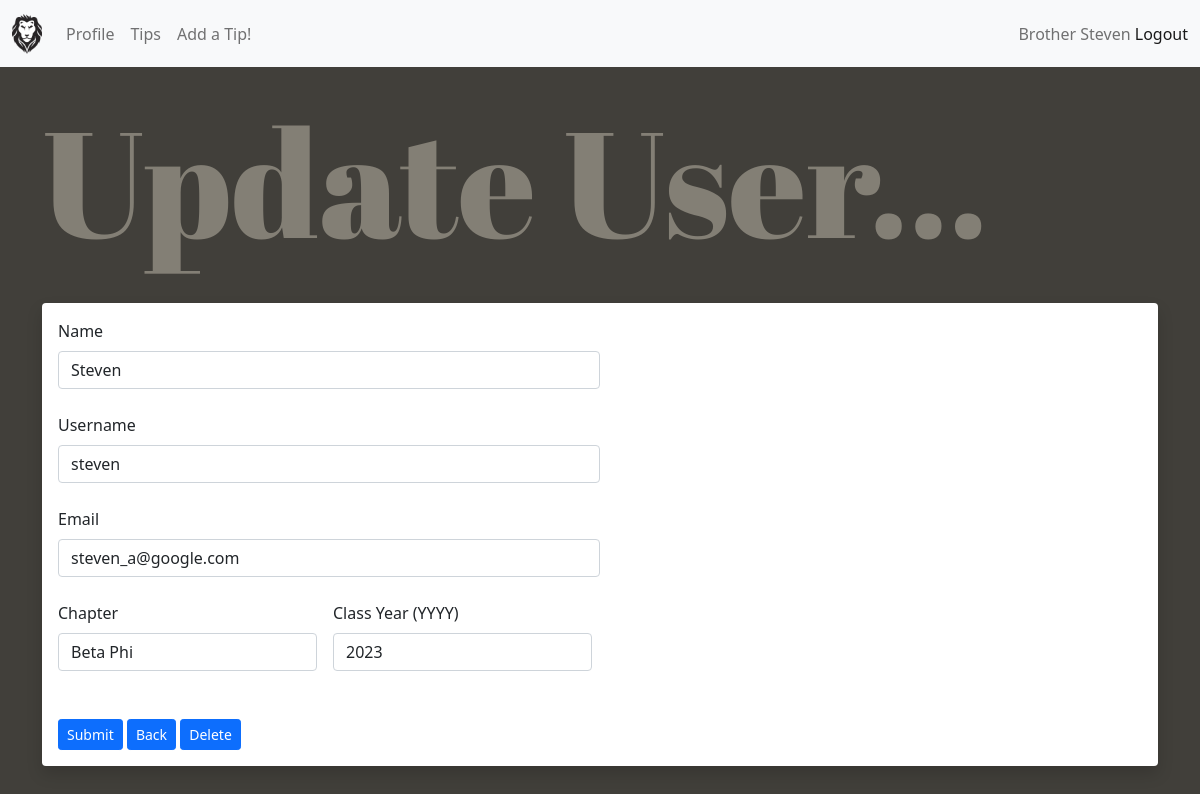
The app's page /update/1 (signed in) with its own data.
### routes.py (models this page shows, shortened)
class Users(UserMixin, db.Model):
    id = db.Column(db.Integer, primary_key=True)
    username = db.Column(db.String(200), unique=True)
    name = db.Column(db.String(200), nullable=False)
    email = db.Column(db.String(120), unique=True)
    chapter_letters = db.Column(db.String(120))
    class_year = db.Column(db.Integer())
    date_added = db.Column(db.DateTime, default=datetime.now)
    password_hash = db.Column(db.String(128))
    tips = db.relationship('TipPost', backref="poster")
    comments = db.relationship('Comment', backref='poster', passive_deletes=True)
    likes = db.relationship('Like', backref='poster', passive_deletes=True)
    @property
    def password(self):
        raise AttributeError('password is not a readable attribute!')

### routes.py (the view)
@app.route('/update/<int:id>', methods=['GET', 'POST'])
@login_required
def update(id):
    form = RegisterForm()
    name_to_update = Users.query.get_or_404(id)
    if request.method == "POST":
        name_to_update.username = request.form['username']
        name_to_update.name = request.form['name']
        name_to_update.email = request.form['email']
        name_to_update.chapter_letters= request.form['chapter_letters']
        name_to_update.class_year = request.form['class_year']
        try:
            db.session.commit()
            flash("User Updated Successfully!")
            return render_template("edit_profile.html",
                form=form,
                name_to_update = name_to_update, id=id)
        except:
            flash("Error!  Looks like there was a problem...try again!")
            return render_template("edit_profile.html",
                form=form,
                name_to_update = name_to_update,
                id=id)
    else:
        return render_template("edit_profile.html",
                form=form,
                name_to_update = name_to_update,
                id = id)

### forms.py
class RegisterForm(FlaskForm):
    username = StringField("Username", validators=[DataRequired()])
    email = StringField("Email", validators=[DataRequired()])
    name = StringField("Name", validators=[DataRequired()])
    password_hash = PasswordField('Password', validators=[DataRequired(), EqualTo('password_hash2', message='Passwords Must Match!')])
    password_hash2 = PasswordField('Confirm Password', validators=[DataRequired()])
    chapter_letters = StringField("Chapter")
    class_year = StringField("Class Year (YYYY)")
    submit = SubmitField("Submit")

class SearchForm(FlaskForm):
    searched = StringField("Searched", validators=[DataRequired()])
    submit = SubmitField("Submit")

### routes.py (called while the page is built)
@login_manager.user_loader
def load_user(user_id):
	return Users.query.get(int(user_id))

@app.context_processor
def base():
    form=SearchForm()
    return dict(form=form)

### templates/edit_profile.html (shortened to what this page needs)
{% extends 'base.html' %}
{% block content %}
{% if id == current_user.id %}
	<h1>Update User...</h1>
	<br/>
<div class="shadow p-3 mb-5 bg-body rounded">
	<form action="/update/{{ name_to_update.id }}" method="POST">
        <div class="col-sm-6">
            {{ form.name.label(class="form-label") }}
            {{ form.name(class="form-control", value=name_to_update.name)}}
        </div>
        <div class="col-sm-6">
            {{ form.username.label(class="form-label") }}
            {{ form.username(class="form-control", value=name_to_update.username)}}
        </div>
        <div class="col-sm-6">
            {{ form.email.label(class="form-label") }}
            {{ form.email(class="form-control", value=name_to_update.email)}}
        </div>
        <div class="row g-3">
            <div class="col-sm-3">
                {{ form.chapter_letters.label(class="form-label") }}
                {{ form.chapter_letters(class="form-control", value=name_to_update.chapter_letters)}}
            </div>
            <div class="col-sm-3">
                {{ form.class_year.label(class="form-label") }}
                {{ form.class_year(class="form-control", value=name_to_update.class_year)}}
            </div>
        </div>
		<br/>
        <button class="btn btn-sm btn-primary btn-block" type="submit">Submit</button> <a href="{{ url_for('dashboard')}}" class="btn btn-sm btn-primary">Back</a>   <a href="#" class="btn btn-sm btn-primary">Delete</a>
	</form>
</div>
<br/><br/><br/>
{% endif %}
{% endblock %}

### templates/nav.html (shortened to what this page needs)
<nav class="navbar navbar-expand-lg navbar-light bg-light" >
    <div class="container-fluid">
        {% if current_user.is_authenticated %}
        <a class="navbar-brand" href="{{ url_for('dashboard')}}"><img src="{{ url_for('static', filename='images/lion.png')}}" alt="" width="30" height="40" class="d-inline-block align-text-top"></a>
        {% else %}
        <a class="navbar-brand" href="{{ url_for('home')}}"><img src="{{ url_for('static', filename='images/lion.png')}}" alt="" width="30" height="40" class="d-inline-block align-text-top"></a>
        {% endif %}
        <div class="collapse navbar-collapse text-warning" id="navbarText">
            <ul class="navbar-nav me-auto mb-2 mb-lg-0">
                <li class="nav-item">
                    <a class="nav-link" href="{{ url_for('dashboard')}}">Profile</a>
                </li>
                <li class="nav-item">
                    <a class="nav-link" href="{{ url_for('tip_page')}}">Tips</a>
                </li>
                <li class="nav-item">
                    <a class="nav-link" href="{{ url_for('add_tip') }}">Add a Tip!</a>
                </li>
                {% if current_user.is_authenticated %}
                </ul>
                <span class="navbar-text">
                Brother {{ current_user.name }}
                    <a href="{{ url_for('logout')}}">Logout</a>
                </span>
                {% endif %}
        </div>
    </div>
</nav>

### static/css/styles.css (style rules this page uses)
body { background-color: rgb(65, 63, 58); }
h1 { font-family: 'Abril Fatface', cursive; color:rgb(131, 127, 117); font-size: 150px; }
a { text-decoration: none; color: violet; }

### records on screen
Users: name "Steven", username "steven", email "steven_a@google.com", chapter_letters "Beta Phi", class_year "2023"
